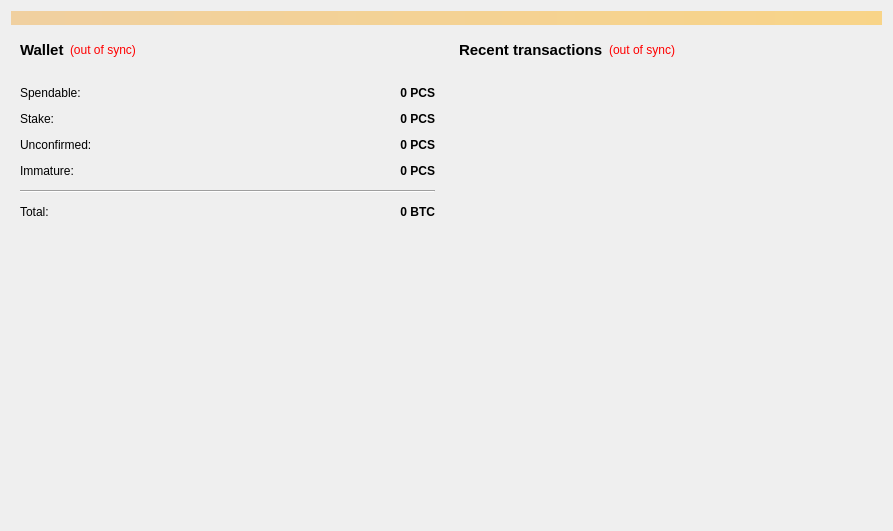
<?xml version="1.0" encoding="UTF-8"?>
<ui version="4.0">
 <class>OverviewPage</class>
 <widget class="QWidget" name="OverviewPage">
  <property name="geometry">
   <rect>
    <x>0</x>
    <y>0</y>
    <width>893</width>
    <height>531</height>
   </rect>
  </property>
  <property name="windowTitle">
   <string>Form</string>
  </property>
  <layout class="QVBoxLayout" name="topLayout">
   <item>
    <widget class="QLabel" name="labelAlerts">
     <property name="visible">
      <bool>false</bool>
     </property>
     <property name="styleSheet">
      <string notr="true">background-color: qlineargradient(x1: 0, y1: 0, x2: 1, y2: 0, stop:0 #F0D0A0, stop:1 #F8D488);  color:#000000
</string>
     </property>
     <property name="wordWrap">
      <bool>true</bool>
     </property>
     <property name="margin">
      <number>3</number>
     </property>
    </widget>
   </item>
   <item>
    <layout class="QHBoxLayout" name="horizontalLayout" stretch="1,1">
     <item>
      <layout class="QVBoxLayout" name="verticalLayout_2">
       <item>
        <widget class="QWidget" name="widget" native="true">
         <layout class="QVBoxLayout" name="verticalLayout_4">
          <item>
           <layout class="QHBoxLayout" name="horizontalLayout_4">
            <item>
             <widget class="QLabel" name="label_5">
              <property name="font">
               <font>
                <pointsize>11</pointsize>
                <weight>75</weight>
                <bold>true</bold>
               </font>
              </property>
              <property name="text">
               <string>Wallet</string>
              </property>
             </widget>
            </item>
            <item>
             <widget class="QLabel" name="labelWalletStatus">
              <property name="toolTip">
               <string>The displayed information may be out of date. Your wallet automatically synchronizes with the PCS network after a connection is established, but this process has not completed yet.</string>
              </property>
              <property name="styleSheet">
               <string notr="true">QLabel { color: red; }</string>
              </property>
              <property name="text">
               <string notr="true">(out of sync)</string>
              </property>
              <property name="alignment">
               <set>Qt::AlignLeading|Qt::AlignLeft|Qt::AlignVCenter</set>
              </property>
             </widget>
            </item>
            <item>
             <spacer name="horizontalSpacer_2">
              <property name="orientation">
               <enum>Qt::Horizontal</enum>
              </property>
              <property name="sizeHint" stdset="0">
               <size>
                <width>40</width>
                <height>20</height>
               </size>
              </property>
             </spacer>
            </item>
           </layout>
          </item>
          <item>
           <widget class="QLabel" name="coinLogo">
            <property name="text">
             <string/>
            </property>
            <property name="pixmap">
             <pixmap resource="../bitcoin.qrc">:/icons/logo_backg</pixmap>
            </property>
            <property name="alignment">
             <set>Qt::AlignCenter</set>
            </property>
            <property name="margin">
             <number>-2</number>
            </property>
           </widget>
          </item>
          <item>
           <layout class="QFormLayout" name="formLayout_2">
            <property name="fieldGrowthPolicy">
             <enum>QFormLayout::AllNonFixedFieldsGrow</enum>
            </property>
            <property name="horizontalSpacing">
             <number>12</number>
            </property>
            <property name="verticalSpacing">
             <number>12</number>
            </property>
            <item row="0" column="0">
             <widget class="QLabel" name="label">
              <property name="text">
               <string>Spendable:</string>
              </property>
             </widget>
            </item>
            <item row="0" column="1">
             <widget class="QLabel" name="labelBalance">
              <property name="font">
               <font>
                <weight>75</weight>
                <bold>true</bold>
               </font>
              </property>
              <property name="cursor">
               <cursorShape>IBeamCursor</cursorShape>
              </property>
              <property name="toolTip">
               <string>Your current spendable balance</string>
              </property>
              <property name="text">
               <string notr="true">0 PCS</string>
              </property>
              <property name="alignment">
               <set>Qt::AlignRight|Qt::AlignTrailing|Qt::AlignVCenter</set>
              </property>
              <property name="textInteractionFlags">
               <set>Qt::LinksAccessibleByMouse|Qt::TextSelectableByKeyboard|Qt::TextSelectableByMouse</set>
              </property>
             </widget>
            </item>
            <item row="1" column="0">
             <widget class="QLabel" name="label_6">
              <property name="text">
               <string>Stake:</string>
              </property>
             </widget>
            </item>
            <item row="1" column="1">
             <widget class="QLabel" name="labelStake">
              <property name="font">
               <font>
                <weight>75</weight>
                <bold>true</bold>
               </font>
              </property>
              <property name="cursor">
               <cursorShape>IBeamCursor</cursorShape>
              </property>
              <property name="toolTip">
               <string>Total of coins that was staked, and do not yet count toward the current balance</string>
              </property>
              <property name="text">
               <string notr="true">0 PCS</string>
              </property>
              <property name="alignment">
               <set>Qt::AlignRight|Qt::AlignTrailing|Qt::AlignVCenter</set>
              </property>
              <property name="textInteractionFlags">
               <set>Qt::LinksAccessibleByMouse|Qt::TextSelectableByKeyboard|Qt::TextSelectableByMouse</set>
              </property>
             </widget>
            </item>
            <item row="2" column="0">
             <widget class="QLabel" name="label_3">
              <property name="text">
               <string>Unconfirmed:</string>
              </property>
             </widget>
            </item>
            <item row="2" column="1">
             <widget class="QLabel" name="labelUnconfirmed">
              <property name="font">
               <font>
                <weight>75</weight>
                <bold>true</bold>
               </font>
              </property>
              <property name="cursor">
               <cursorShape>IBeamCursor</cursorShape>
              </property>
              <property name="toolTip">
               <string>Total of transactions that have yet to be confirmed, and do not yet count toward the current balance</string>
              </property>
              <property name="text">
               <string notr="true">0 PCS</string>
              </property>
              <property name="alignment">
               <set>Qt::AlignRight|Qt::AlignTrailing|Qt::AlignVCenter</set>
              </property>
              <property name="textInteractionFlags">
               <set>Qt::LinksAccessibleByMouse|Qt::TextSelectableByKeyboard|Qt::TextSelectableByMouse</set>
              </property>
             </widget>
            </item>
            <item row="3" column="0">
             <widget class="QLabel" name="labelImmatureText">
              <property name="text">
               <string>Immature:</string>
              </property>
             </widget>
            </item>
            <item row="3" column="1">
             <widget class="QLabel" name="labelImmature">
              <property name="font">
               <font>
                <weight>75</weight>
                <bold>true</bold>
               </font>
              </property>
              <property name="toolTip">
               <string>Mined balance that has not yet matured</string>
              </property>
              <property name="text">
               <string notr="true">0 PCS</string>
              </property>
              <property name="alignment">
               <set>Qt::AlignRight|Qt::AlignTrailing|Qt::AlignVCenter</set>
              </property>
              <property name="textInteractionFlags">
               <set>Qt::LinksAccessibleByMouse|Qt::TextSelectableByKeyboard|Qt::TextSelectableByMouse</set>
              </property>
             </widget>
            </item>
            <item row="4" column="0" colspan="2">
             <widget class="Line" name="line">
              <property name="orientation">
               <enum>Qt::Horizontal</enum>
              </property>
             </widget>
            </item>
            <item row="5" column="0">
             <widget class="QLabel" name="labelTotalText">
              <property name="text">
               <string>Total:</string>
              </property>
             </widget>
            </item>
            <item row="5" column="1">
             <widget class="QLabel" name="labelTotal">
              <property name="font">
               <font>
                <weight>75</weight>
                <bold>true</bold>
               </font>
              </property>
              <property name="cursor">
               <cursorShape>IBeamCursor</cursorShape>
              </property>
              <property name="toolTip">
               <string>Your current total balance</string>
              </property>
              <property name="text">
               <string notr="true">0 BTC</string>
              </property>
              <property name="alignment">
               <set>Qt::AlignRight|Qt::AlignTrailing|Qt::AlignVCenter</set>
              </property>
              <property name="textInteractionFlags">
               <set>Qt::LinksAccessibleByMouse|Qt::TextSelectableByKeyboard|Qt::TextSelectableByMouse</set>
              </property>
             </widget>
            </item>
           </layout>
          </item>
         </layout>
        </widget>
       </item>
       <item>
        <spacer name="verticalSpacer">
         <property name="orientation">
          <enum>Qt::Vertical</enum>
         </property>
         <property name="sizeHint" stdset="0">
          <size>
           <width>20</width>
           <height>40</height>
          </size>
         </property>
        </spacer>
       </item>
      </layout>
     </item>
     <item>
      <layout class="QVBoxLayout" name="verticalLayout_3">
       <item>
        <widget class="QWidget" name="widget_2" native="true">
         <layout class="QVBoxLayout" name="verticalLayout">
          <item>
           <layout class="QHBoxLayout" name="horizontalLayout_2">
            <item>
             <widget class="QLabel" name="label_4">
              <property name="font">
               <font>
                <pointsize>11</pointsize>
                <weight>75</weight>
                <bold>true</bold>
               </font>
              </property>
              <property name="text">
               <string>&lt;b&gt;Recent transactions&lt;/b&gt;</string>
              </property>
             </widget>
            </item>
            <item>
             <widget class="QLabel" name="labelTransactionsStatus">
              <property name="toolTip">
               <string>The displayed information may be out of date. Your wallet automatically synchronizes with the PCS network after a connection is established, but this process has not completed yet.</string>
              </property>
              <property name="styleSheet">
               <string notr="true">QLabel { color: red; }</string>
              </property>
              <property name="text">
               <string notr="true">(out of sync)</string>
              </property>
              <property name="alignment">
               <set>Qt::AlignRight|Qt::AlignTrailing|Qt::AlignVCenter</set>
              </property>
             </widget>
            </item>
            <item>
             <spacer name="horizontalSpacer">
              <property name="orientation">
               <enum>Qt::Horizontal</enum>
              </property>
              <property name="sizeHint" stdset="0">
               <size>
                <width>40</width>
                <height>20</height>
               </size>
              </property>
             </spacer>
            </item>
           </layout>
          </item>
          <item>
           <widget class="QListView" name="listTransactions">
            <property name="styleSheet">
             <string notr="true">QListView { background: transparent; }</string>
            </property>
            <property name="frameShape">
             <enum>QFrame::NoFrame</enum>
            </property>
            <property name="verticalScrollBarPolicy">
             <enum>Qt::ScrollBarAlwaysOff</enum>
            </property>
            <property name="horizontalScrollBarPolicy">
             <enum>Qt::ScrollBarAlwaysOff</enum>
            </property>
            <property name="selectionMode">
             <enum>QAbstractItemView::NoSelection</enum>
            </property>
           </widget>
          </item>
         </layout>
        </widget>
       </item>
      </layout>
     </item>
    </layout>
   </item>
  </layout>
 </widget>
 <resources>
  <include location="../bitcoin.qrc"/>
 </resources>
 <connections/>
</ui>
